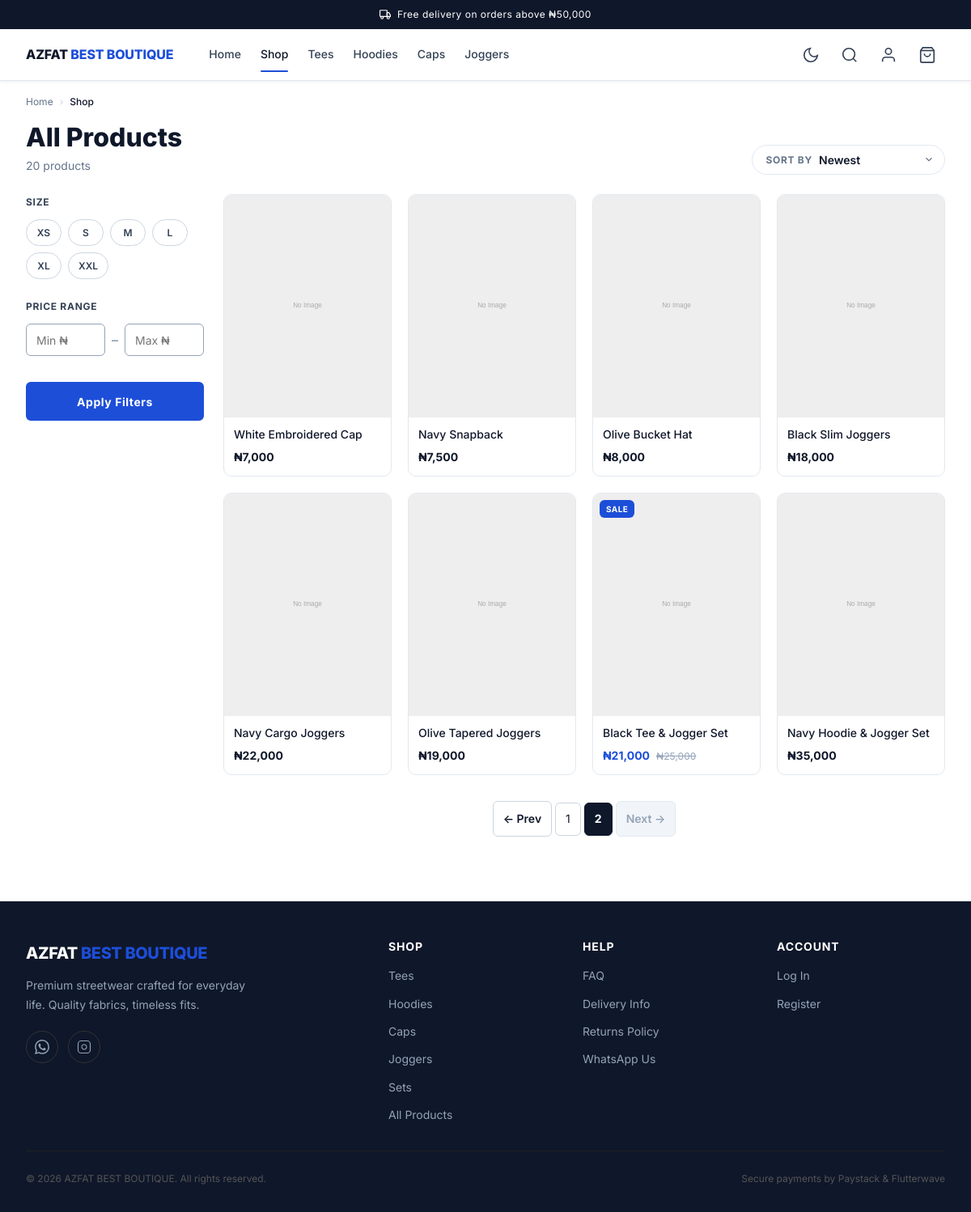
Screenshot of /shop?page=2 with the database file from the repository.
### tables this page shows
CREATE TABLE `products` (
    `id`          INT UNSIGNED  NOT NULL AUTO_INCREMENT,
    `category_id` INT UNSIGNED  NOT NULL,
    `name`        VARCHAR(255)  NOT NULL,
    `slug`        VARCHAR(255)  NOT NULL,
    `description` TEXT          NULL,
    `price`       INT           NOT NULL COMMENT 'Price in kobo',
    `sale_price`  INT           NULL     COMMENT 'Sale price in kobo; NULL = no active sale',
    `sku`         VARCHAR(100)  NULL,
    `is_active`   TINYINT(1)    NOT NULL DEFAULT 1,
    `is_featured` TINYINT(1)    NOT NULL DEFAULT 0,
    `total_stock` INT           NOT NULL DEFAULT 0,
    `created_at`  TIMESTAMP     NOT NULL DEFAULT CURRENT_TIMESTAMP,
    `updated_at`  TIMESTAMP     NOT NULL DEFAULT CURRENT_TIMESTAMP ON UPDATE CURRENT_TIMESTAMP,
    PRIMARY KEY (`id`),
    UNIQUE KEY `uq_products_slug` (`slug`),
    UNIQUE KEY `uq_products_sku`  (`sku`),
    KEY `idx_products_category_id` (`category_id`),
    KEY `idx_products_is_active`   (`is_active`),
    KEY `idx_products_is_featured` (`is_featured`),
    CONSTRAINT `fk_products_category_id`
        FOREIGN KEY (`category_id`) REFERENCES `categories` (`id`)
        ON DELETE CASCADE
);

### app/Controllers/ShopController.php (called while the page is built, shortened)
<?php
require_once APP_PATH . '/Models/ProductModel.php';
class ShopController {
    public function index(array $params = []): void {
        $productModel  = new ProductModel();
        $page    = max(1, (int) ($_GET['page'] ?? 1));
        $perPage = 12;
        $sort    = $this->sanitiseSort($_GET['sort'] ?? 'newest');
        $filters = $this->extractFilters($_GET);
        $totalItems  = $productModel->countAll($filters);
        $totalPages  = max(1, (int) ceil($totalItems / $perPage));
        $page        = min($page, $totalPages);
        $products    = $productModel->getAll($filters, $sort, $page, $perPage);
        $pagination = [
            'current'     => $page,
            'total_pages' => $totalPages,
            'total_items' => $totalItems,
            'per_page'    => $perPage,
        ];
        require VIEW_PATH . '/shop/index.php';
        require VIEW_PATH . '/layouts/main.php';
    }
    private function sanitiseSort(string $sort): string {
        $allowed = ['newest', 'price_asc', 'price_desc', 'name_asc'];
        return in_array($sort, $allowed, true) ? $sort : 'newest';
    }
    private function extractFilters(array $input): array {
        $filters = [];
        return $filters;
    }
}

### public/index.php (called while the page is built, shortened)
<?php
require_once dirname(__DIR__) . '/config/app.php';
require_once dirname(__DIR__) . '/app/helpers.php';
$router = new Router();
$router->dispatch();

### app/helpers.php (called while the page is built, shortened)
<?php
function money(int $kobo): string {
    $naira = $kobo / 100;
    if ($kobo % 100 === 0) {
        return '₦' . number_format($naira, 0);
    }
    return '₦' . number_format($naira, 2);
}
function e(mixed $value): string {
    return htmlspecialchars((string) $value, ENT_QUOTES | ENT_SUBSTITUTE, 'UTF-8');
}
function url(string $path = ''): string {
    $base = rtrim(APP_URL, '/');
    $path = '/' . ltrim($path, '/');
    return $base . $path;
}
function isLoggedIn(): bool {
    return !empty($_SESSION['user_id']);
}

### app/Models/ProductModel.php (called while the page is built, shortened)
<?php
class ProductModel {
    public function getAll(
        array  $filters = [],
        string $sort    = 'newest',
        int    $page    = 1,
        int    $perPage = 12
    ): array {
        $db     = getDB();
        $offset = ($page - 1) * $perPage;
        [$where, $bindings] = $this->buildGlobalWhere($filters);
        $orderBy = $this->buildOrderBy($sort);
        $sql = "
            SELECT p.id, p.name, p.slug, p.price, p.sale_price, p.total_stock,
                   pi.image_path AS primary_image, pi.alt_text AS image_alt
            FROM products p
            LEFT JOIN product_images pi ON pi.product_id = p.id AND pi.is_primary = 1
            {$where}
            {$orderBy}
            LIMIT :limit OFFSET :offset
        ";
        $stmt = $db->prepare($sql);
        $stmt->bindValue(':limit',  $perPage, PDO::PARAM_INT);
        $stmt->bindValue(':offset', $offset,  PDO::PARAM_INT);
        $stmt->execute();
        return $stmt->fetchAll();
    }
    public function countAll(array $filters = []): int {
        $db = getDB();
        [$where, $bindings] = $this->buildGlobalWhere($filters);
        $sql = "SELECT COUNT(DISTINCT p.id) FROM products p
                LEFT JOIN product_images pi ON pi.product_id = p.id AND pi.is_primary = 1
                {$where}";
        $stmt = $db->prepare($sql);
        $stmt->execute();
        return (int) $stmt->fetchColumn();
    }
    private function buildGlobalWhere(array $filters): array {
        $conditions = ['p.is_active = 1'];
        $bindings   = [];
        $this->applyFilterConditions($filters, $conditions, $bindings);
        $where = 'WHERE ' . implode(' AND ', $conditions);
        return [$where, $bindings];
    }
    private function buildOrderBy(string $sort): string {
        return match ($sort) {
            'price_asc'  => 'ORDER BY COALESCE(p.sale_price, p.price) ASC',
            'price_desc' => 'ORDER BY COALESCE(p.sale_price, p.price) DESC',
            'name_asc'   => 'ORDER BY p.name ASC',
            default      => 'ORDER BY p.created_at DESC',
        };
    }
}

### app/Views/partials/product-card.php (the view, shortened to what this page needs)
<?php
$price        = (int) ($product['price'] ?? 0);
$salePrice    = isset($product['sale_price']) && $product['sale_price'] ? (int) $product['sale_price'] : null;
$stock        = (int) ($product['total_stock'] ?? 0);
$isSoldOut    = $stock === 0;
$isOnSale     = $salePrice !== null && $salePrice < $price;
$displayPrice = $isOnSale ? $salePrice : $price;
$image   = $product['primary_image'] ?? null;
$imgAlt  = e($product['image_alt'] ?? $product['name']);
$imgSrc  = $image
    ? (str_starts_with($image, 'http') ? $image : url('/images/products/' . $image))
    : url('/images/placeholder.svg');
$productUrl = url('/product/' . e($product['slug']));
$cardUrl    = isLoggedIn()
    ? $productUrl
    : url('/account/login') . '?redirect=' . urlencode($productUrl);
?>
<article class="product-card" aria-label="<?= e($product['name']) ?>">
    <a href="<?= $cardUrl ?>" class="product-card__image-wrap">
        <img
            src="<?= $imgSrc ?>"
            alt="<?= $imgAlt ?>"
            width="400"
            height="533"
            loading="lazy"
        >
        <?php if ($isSoldOut): ?>
            <span class="product-card__badge product-card__badge--sold-out">Sold Out</span>
        <?php elseif ($isOnSale): ?>
            <span class="product-card__badge product-card__badge--sale">Sale</span>
        <?php endif; ?>
    </a>
    <div class="product-card__body">
        <a href="<?= $cardUrl ?>" class="product-card__name">
            <?= e($product['name']) ?>
        </a>
        <div class="product-card__price">
            <span class="product-card__price--current <?= $isOnSale ? 'product-card__price--sale' : '' ?>">
                <?= money($displayPrice) ?>
            </span>
            <?php if ($isOnSale): ?>
                <span class="product-card__price--original" aria-label="Original price">
                    <?= money($price) ?>
                </span>
            <?php endif; ?>
        </div>
    </div>
</article>

### app/Views/shop/index.php (shortened to what this page needs)
<?php
$currentSort     = $sort ?? 'newest';
$currentFilters  = $filters ?? [];
$currentSize     = $currentFilters['size']   ?? '';
$currentMinPrice = $_GET['min_price'] ?? '';
$currentMaxPrice = $_GET['max_price'] ?? '';
$baseUrl         = url('/shop');
?>
<nav class="breadcrumb" aria-label="Breadcrumb">
    <a href="<?= url('/') ?>">Home</a>
    <span class="breadcrumb__sep">›</span>
    <span class="breadcrumb__current">Shop</span>
</nav>
<div class="shop-page-header">
    <div>
        <h1 class="page-title" style="margin-bottom:0;">All Products</h1>
        <?php if ($pagination['total_items'] > 0): ?>
        <p class="shop-result-count"><?= (int)$pagination['total_items'] ?> product<?= $pagination['total_items'] !== 1 ? 's' : '' ?></p>
        <?php endif; ?>
    </div>
    <form method="GET" action="<?= $baseUrl ?>" class="sort-form" id="sort-form-top">
        <label for="sort-select" class="sort-form__label">Sort by</label>
        <div class="sort-form__select-wrap">
            <select id="sort-select" name="sort" onchange="this.form.submit()" aria-label="Sort products" class="sort-form__select">
                <option value="newest"     <?= $currentSort === 'newest'     ? 'selected' : '' ?>>Newest</option>
            </select>
            <svg viewBox="0 0 24 24" fill="none" stroke="currentColor" stroke-width="2" width="14" height="14" aria-hidden="true"><path d="M6 9l6 6 6-6"/></svg>
        </div>
    </form>
</div>
<div class="shop-layout">
    <aside id="filter-sidebar" class="filter-sidebar" aria-label="Product filters">
        <form method="GET" action="<?= $baseUrl ?>" id="filter-form">
            <div class="filter-group">
                <p class="filter-group__title">Size</p>
                <div class="filter-chips" role="group" aria-label="Filter by size" id="size-chips">
                    <?php foreach (['XS','S','M','L','XL','XXL'] as $sz): ?>
                    <button
                        type="button"
                        class="filter-chip js-size-chip <?= $currentSize === $sz ? 'active' : '' ?>"
                        data-size="<?= e($sz) ?>"
                        aria-pressed="<?= $currentSize === $sz ? 'true' : 'false' ?>"
                    ><?= e($sz) ?></button>
                    <?php endforeach; ?>
                </div>
            </div>
            <div class="filter-group">
                <p class="filter-group__title">Price Range</p>
                <div class="price-range-row">
                    <input type="number" name="min_price" placeholder="Min ₦" value="<?= $currentMinPrice !== '' ? e($currentMinPrice) : '' ?>" min="0" step="500" class="price-input" aria-label="Min price">
                    <span class="price-range-sep">–</span>
                    <input type="number" name="max_price" placeholder="Max ₦" value="<?= $currentMaxPrice !== '' ? e($currentMaxPrice) : '' ?>" min="0" step="500" class="price-input" aria-label="Max price">
                </div>
            </div>
            <button type="submit" class="btn btn--primary btn--full" style="margin-top:var(--space-2);">Apply Filters</button>
        </form>
    </aside>
    <div>
        <?php if (!empty($products)): ?>
        <div class="product-grid" role="list">
            <?php foreach ($products as $product): ?>
            <div role="listitem"><?php require VIEW_PATH . '/partials/product-card.php'; ?></div>
            <?php endforeach; ?>
        </div>
        <?php if ($pagination['total_pages'] > 1): ?>
            <?php require VIEW_PATH . '/partials/pagination.php'; ?>
        <?php endif; ?>
        <?php endif; ?>
    </div>
</div>

### rows the page displays
products: name "White Embroidered Cap", price "₦7,000"
products: name "Navy Snapback", price "₦7,500"
products: name "Olive Bucket Hat", price "₦8,000"
products: name "Black Slim Joggers", price "₦18,000"
products: name "Navy Cargo Joggers", price "₦22,000"
products: name "Olive Tapered Joggers", price "₦19,000"
products: total_stock "SALE", name "Black Tee & Jogger Set", money($displayPrice) "₦21,000", price "₦25,000"
products: name "Navy Hoodie & Jogger Set", price "₦35,000"

### other values shown
$threshold "₦50,000"
$pagination['total_items'] "20"
$sz "XS"
$sz "S"
$sz "M"
$sz "L"
$sz "XL"
$sz "XXL"
APP_NAME "AZFAT BEST BOUTIQUE"
